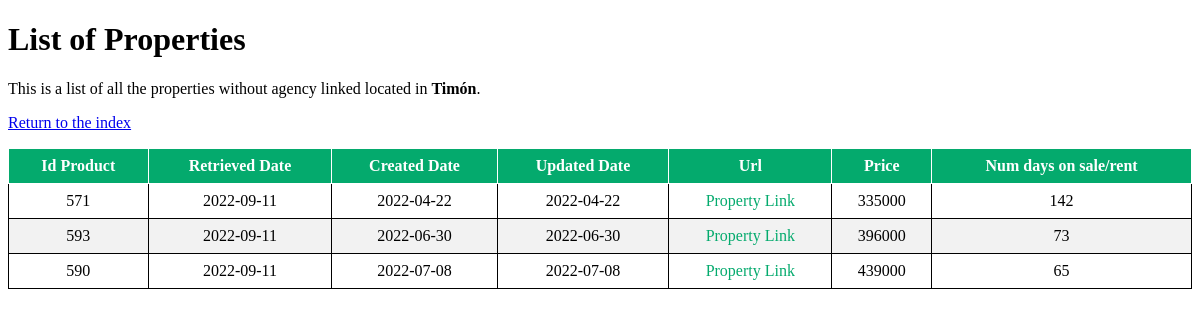
The page /property/Timón on the database as committed earlier.
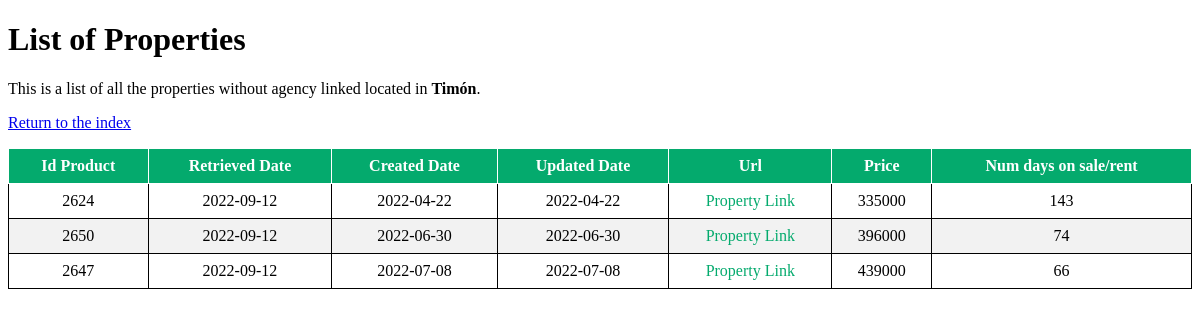
The same page on the database as committed later.
### flask-app/read_db.py (models this page shows)
class Property(db.Model):
    __tablename__ = 'properties'
    id_product = db.Column(db.Integer, primary_key=True)
    retrieved_date = db.Column(db.Date)
    created_date = db.Column(db.Date)
    url = db.Column(db.Text)
    mobile = db.Column(db.Integer)
    agency = db.Column(db.Text)
    real_estate_id = db.Column(db.Integer)
    price = db.Column(db.Integer)
    type_id = db.Column(db.Integer)
    trans_type_id = db.Column(db.Integer)
    location = db.Column(db.Text)
    num_days = db.Column(db.Integer)
    updated_date = db.Column(db.Date)

### flask-app/read_db.py (the view)
@app.route('/property/<location>', methods=['GET', 'POST'])
def property(location):
    properties = Property.query.filter_by(
        type_id=1, location=location).order_by(Property.url).distinct()
    return render_template('list.html', properties=properties, location=location)

### flask-app/templates/list.html (shortened to what this page needs)
<!DOCTYPE html>
<html lang="en">
<head>
    <link rel="stylesheet" type="text/css" href="{{ url_for('static', filename='styles/style.css') }}">
    <link rel="stylesheet" type="text/css" href="{{ url_for('static', filename='styles/tablesort.css') }}">
</head>
<body>
    <h1 class="pt-5 pb-2">List of Properties</h1>
    <p class="lead alert alert-warning">This is a list of all the properties without agency linked located in
        <strong>{{ location }}</strong>.
    </p>
    <p class="ml-4"><a href="{{ url_for('index') }}">Return to the index</a></p>
    <table class="table table-sortable">
        <thead>
            <tr>
                <th>Id Product</th>
                <th>Retrieved Date</th>
                <th>Created Date</th>
                <th>Updated Date</th>
                <th>Url</th>
                <th>Price</th>
                <th>Num days on sale/rent</th>
            </tr>
        </thead>
        <tbody>
            {% for property in properties %}
            <tr>
                <td>{{ property.id_product }}</td>
                <td>{{ property.retrieved_date }}</td>
                <td>{{ property.created_date }}</td>
                <td>{{ property.updated_date }}</td>
                <td>
                    <a class="property_link" href={{ property.url }}>Property Link</a>
                </td>
                <td><a>{{ property.price }}</a></td>
                <td>{{ property.num_days }}</td>
            </tr>
            {% endfor %}
        </tbody>
    </table>
</body>
</html>

### flask-app/static/styles/style.css (style rules this page uses)
table, th, td { border: 1px solid; }
table { width: 100%; border-collapse: collapse; }
th, td { text-align: center; padding: 8px; }
tr:nth-child(even) { background-color: #f2f2f2 }
th { background-color: #04AA6D; color: white; }
a.property_link { text-decoration: none; }
a.property_link:link, a.property_link:visited { color: #04AA6D; }

### flask-app/static/styles/tablesort.css (style rules this page uses)
.table-sortable th { cursor: pointer; }

Rows that differ between the two databases and show on the page:
removed Property: id_product "571", retrieved_date "2022-09-11", created_date "2022-04-22", updated_date "2022-04-22", price "335000", num_days "142"
removed Property: id_product "593", retrieved_date "2022-09-11", created_date "2022-06-30", updated_date "2022-06-30", price "396000", num_days "73"
removed Property: id_product "590", retrieved_date "2022-09-11", created_date "2022-07-08", updated_date "2022-07-08", price "439000", num_days "65"
added Property: id_product "2624", retrieved_date "2022-09-12", created_date "2022-04-22", updated_date "2022-04-22", price "335000", num_days "143"
added Property: id_product "2650", retrieved_date "2022-09-12", created_date "2022-06-30", updated_date "2022-06-30", price "396000", num_days "74"
added Property: id_product "2647", retrieved_date "2022-09-12", created_date "2022-07-08", updated_date "2022-07-08", price "439000", num_days "66"
